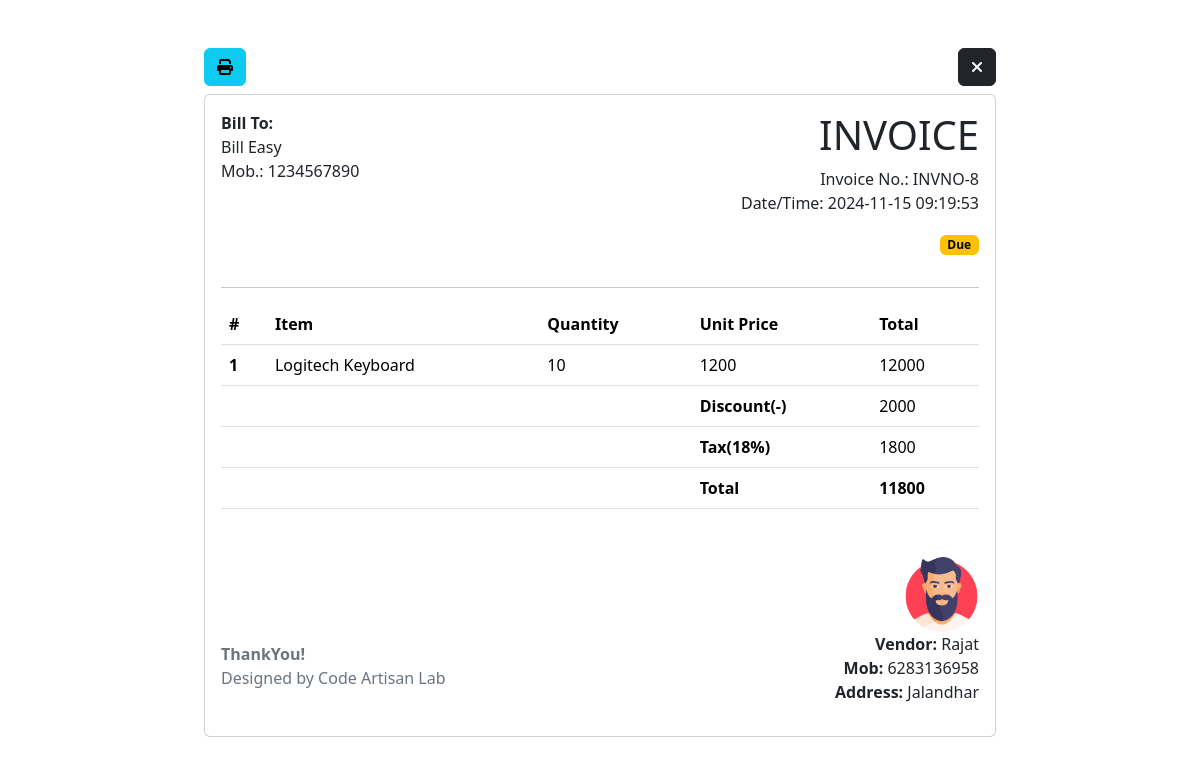
Page /purchase/invoice.php?id=2 on the committed database.
### tables this page shows
CREATE TABLE `settings` (
  `id` int(11) NOT NULL,
  `light_logo` varchar(150) NOT NULL,
  `dark_logo` varchar(150) NOT NULL,
  `company_name` varchar(150) NOT NULL,
  `phone` varchar(150) NOT NULL,
  `address` text NOT NULL
);

CREATE TABLE `purchase` (
  `id` int(9) NOT NULL,
  `product` varchar(150) NOT NULL,
  `vendor` varchar(150) NOT NULL,
  `status` varchar(150) NOT NULL,
  `price` varchar(150) NOT NULL,
  `qty` varchar(150) NOT NULL,
  `total` varchar(150) NOT NULL,
  `discount` varchar(150) NOT NULL,
  `dis_price` varchar(150) NOT NULL,
  `tax_rate` varchar(150) NOT NULL,
  `tax_price` varchar(150) NOT NULL,
  `date_time` timestamp NOT NULL DEFAULT current_timestamp() ON UPDATE current_timestamp()
);

CREATE TABLE `product` (
  `id` int(9) NOT NULL,
  `image` varchar(150) NOT NULL,
  `name` varchar(150) NOT NULL,
  `cat_id` int(9) NOT NULL,
  `opening_stock` varchar(150) NOT NULL,
  `current_stock` varchar(150) NOT NULL
);

CREATE TABLE `vendor` (
  `id` int(9) NOT NULL,
  `image` varchar(150) NOT NULL,
  `name` varchar(150) NOT NULL,
  `phone` varchar(150) NOT NULL,
  `address` text NOT NULL
);

### db_connect.php (called while the page is built, shortened)
<?php
	function fetch_single_vendor($conn,$id){
		$res=array();
		$query="SELECT * FROM vendor WHERE id='$id'";
		$result=mysqli_query($conn,$query);
		if(mysqli_num_rows($result)>0) {
			$res['bool']=true;
			$res['alldata']=mysqli_fetch_assoc($result);
		}else{
			$res['bool']=false;
		}return $res;
	}
	function fetch_single_product($conn,$id){
		$res=array();
		$query="SELECT * FROM product WHERE id='$id'";
		$result=mysqli_query($conn,$query);
		if(mysqli_num_rows($result)>0) {
			$res['bool']=true;
			$res['alldata']=mysqli_fetch_assoc($result);
		}else{
			$res['bool']=false;
		}return $res;
	}
	function fetch_single_purchase($conn,$id){
		$res=array();
		$query="SELECT * FROM purchase WHERE id='$id'";
		$result=mysqli_query($conn,$query);
		if(mysqli_num_rows($result)>0) {
			$res['bool']=true;
			$res['alldata']=mysqli_fetch_assoc($result);
		}else{
			$res['bool']=false;
		}return $res;
	}
	function fetch_settings_data($conn){
		$res=array();
		$query="SELECT * FROM settings limit 1";
		$result=mysqli_query($conn,$query);
		if(mysqli_num_rows($result)>0) {
			$res['bool']=true;
			$res['alldata']=mysqli_fetch_assoc($result);
		}else{
			$res['bool']=false;
		}return $res;
	}
?>

### purchase/invoice.php (the view, shortened to what this page needs)
   <?php require('../db_connect.php'); ?>
   <!doctype html>
  <html lang="en">
    <head>
      <link href="https://cdn.jsdelivr.net/npm/bootstrap@5.3.3/dist/css/bootstrap.min.css" rel="stylesheet">
      <link rel="stylesheet" href="https://cdnjs.cloudflare.com/ajax/libs/font-awesome/6.6.0/css/all.min.css" />
    </head>
    <body>
    <div class="row">
      <div class="col-md-8 offset-md-2 mt-5">
        <button class="btn btn-info d-print-none mb-2" onclick="window.print()"><i class="fa-solid fa-print"></i></button>
        <a class="btn btn-dark float-end d-print-none" href="view-purchase.php"><i class="fa-solid fa-xmark"></i></a>
        <div class="card">
          <div class="card-body">
            <div class="row">
              <div class="col-md-6">
                <?php
                   $settingsData=fetch_settings_data($conn);
                   $id=$_GET['id'];
                  $purchase=fetch_single_purchase($conn,$id);
                   $product=fetch_single_product($conn,$purchase['alldata']['product']);
                ?>
                <p>
                  <strong>Bill To:</strong></br>
                  <?php echo $settingsData['alldata']['company_name']; ?></br>
                  Mob.: <?php echo $settingsData['alldata']['phone']; ?>
                </p>
              </div>
              <div class="col-md-6 text-md-end">
                <h1>INVOICE</h1>
                <p>Invoice No.: INVNO-<?php echo $settingsData['alldata']['id']; ?></br>
                  Date/Time: <?php echo $purchase['alldata']['date_time']; ?><br>
                  <?php
                    if ($purchase['alldata']['status']=='Paid') {
                     $color='success';
                    }elseif($purchase['alldata']['status']=='Cancel'){
                        $color='danger';
                    }else{
                      $color='warning';
                    }
                  ?>
                 <p class="badge text-bg-<?php echo $color; ?>">
                  <?php echo $purchase['alldata']['status']; ?>
                </p>
              </div>
            </div>
            <hr>
            <table class="table">
              <thead>
                <tr>
                  <th scope="col">#</th>
                  <th scope="col">Item</th>
                  <th scope="col">Quantity</th>
                  <th scope="col">Unit Price</th>
                  <th scope="col">Total</th>
                </tr>
              </thead>
              <tbody>
                <tr>
                  <th scope="row">1</th>
                  <td><?php echo $product['alldata']['name']; ?></td>
                  <td><?php echo $purchase['alldata']['qty']; ?></td>
                  <td><?php echo $purchase['alldata']['price']; ?></td>
                  <td><?php echo $purchase['alldata']['total']; ?></td>
                </tr>
                <tr>
                  <th scope="row"></th>
                  <td></td>
                  <td></td>
                  <th>Discount(-)</th>
                  <td><?php echo $purchase['alldata']['discount']; ?></td>
                </tr>
                <tr>
                  <th scope="row"></th>
                  <td></td>
                  <td></td>
                  <th>Tax(18%)</th>
                  <td><?php echo $purchase['alldata']['tax_rate']; ?></td>
                </tr>
                <tr>
                  <th scope="row"></th>
                  <td></td>
                  <td></td>
                  <th>Total</th>
                  <th><?php echo $purchase['alldata']['tax_price']; ?></th>
                </tr>
              </tbody>
            </table>
            <div class="row mt-5">
              <div class="col-md-6">
                <p class="text-secondary" style="margin-top:85px;">
                  <strong>ThankYou!</strong><br>
                  Designed by Code Artisan Lab
                </p>
              </div>
              <div class="col-md-6 text-md-end">
                <?php
                $vendor=fetch_single_vendor($conn,$purchase['alldata']['vendor']);
               $image='';
                      if ($vendor['bool']==true) {
                        $image=$vendor['alldata']['image'];
                      }
                ?>
                <?php
                  if ($image!='') {
                ?>
                  <img src="../imgs/vendor/<?php echo $vendor['alldata']['image']; ?>" width="75" >
                   <?php
                       }
                    ?>
                <p>
                  <strong>Vendor:</strong> <?php echo $vendor['alldata']['name']; ?><br>
                  <b>Mob:</b> <?php echo $vendor['alldata']['phone']; ?><br>
                  <b>Address:</b> <?php echo $vendor['alldata']['address']; ?>
                </p>
              </div>
            </div>
          </div>
        </div>
      </div>
    </div>
  </body>
</html>

### rows in the picture
settings: company_name "Bill Easy", phone "1234567890", id "8"
purchase: date_time "2024-11-15 09:19:53", status "Due", qty "10", price "1200", total "12000", discount "2000", tax_rate "1800", tax_price "11800"
product: name "Logitech Keyboard"
vendor: image (picture), name "Rajat", phone "6283136958", address "Jalandhar"
